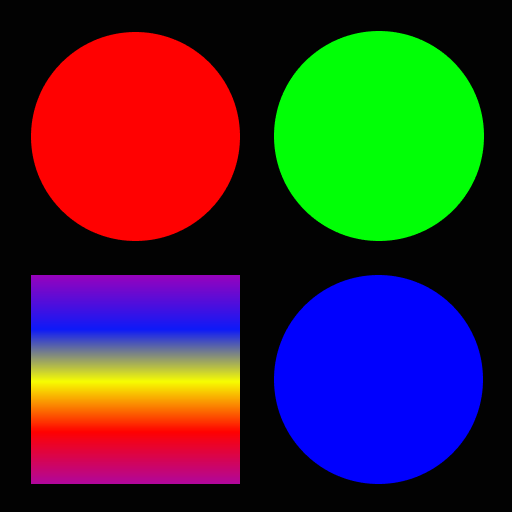
//> input picture OpenCV_6/stuff_color.png, 512 x 512 px
$ ./main   (built with g++ and OpenCV 4)
//> lines starting //> are read from the running program, lines starting //| are printed output that depends on the picture
### OpenCV_6/Util.h
// Util.h: interface for the CUtil class.
//
//////////////////////////////////////////////////////////////////////

#include <opencv2/opencv.hpp>

#if !defined(AFX_UTIL_H__3C7854E7_4EA2_4780_A97B_BBBEF2566DD6__INCLUDED_)
#define AFX_UTIL_H__3C7854E7_4EA2_4780_A97B_BBBEF2566DD6__INCLUDED_

#if _MSC_VER > 1000
#pragma once
#endif // _MSC_VER > 1000

class CUtil
{
public:
	CUtil();
	virtual ~CUtil();

	// 영상 데이터 초기화
	cv::Mat GS_createImage(cv::Size size, int nChannels);
	// [6 lines left out: function GS_createImage, not called in this run]

	// 지정한 크기 기준으로, 가로의 길이가 4의 배수에 맞게 축소/확대
	cv::Mat GS_resizeForBitmap(int resize_height, int resize_width, cv::Mat image);

	// IplImage를 HBITMAP으로 변환
	//HBITMAP GS_IplImage2Bitmap(IplImage *image);

	// cv::Mat을 OpenCV의 HighGUI와 연계하여 보기
	void GS_viewMatImage(char* title, cv::Mat image);

	// 클램핑
	int GS_clamping(int var);
	int GS_clamping(float var);
	int GS_clamping(double var);

	// 1차원 메모리 할당
	float* GS_floatAlloc1D(int length);

	// 할당한 1차원 메모리 해제
	void GS_free1D(float* data);

	// 2차원 메모리 할당
	float** GS_floatAlloc2D(int height, int width);
	double** GS_doubleAlloc2D(int height, int width);

	// 할당한 2차원 메모리 해제
	void GS_free2D(float** data, int length);
	void GS_free2D(double** data, int length);

	// 2차원을 1차원으로 변환
	float* GS_toSingleArray(float** data, int height, int width);

	// Wirth sort : not recurisive sorting algorithm by N. Devilard from N. Wirth's book
	//BYTE GS_writh_sort(BYTE *data, int length);

	// Quick Select
	//BYTE GS_quick_select(BYTE *data, int length);

	// swap
	//void GS_SWAP(BYTE *data, int x, int y);

	// quick sort
	//void GS_quick_sort(BYTE *data, int left, int right);

	// 해당 영상의 IplImage에서 명암도 공간을 2차원 배열로 가져온다.
	//void GS_getGrayFromIplImage(IplImage *src_image, BYTE ***gray, int *height, int *width);

	// BYTE, double 타입의 명암도 공간인 2차원 배열을 mat으로 변환한다.
	cv::Mat GS_gray2Mat(double** gray, int height, int width);

	// 해당 영상의 IplImage에서 RGB 컬러 공간을 2차원 배열로 가져온다.
	//void GS_getColorFromIplImage(IplImage *src_image, BYTE ***red, BYTE ***green, BYTE ***blue, int *height, int *width);

	// double 타입의 컬러 공간인 2차원 배열을 cv::Mat으로 변환한다.
	cv::Mat GS_color2Mat(double** image1, double** image2, double** image3, int height, int width);
};

#endif // !defined(AFX_UTIL_H__3C7854E7_4EA2_4780_A97B_BBBEF2566DD6__INCLUDED_)

### OpenCV_6/Pixel.h
// Pixel.h: interface for the CPixel class.
//
//////////////////////////////////////////////////////////////////////

#include <opencv2/opencv.hpp>

typedef unsigned char BYTE;

class CPixel
{
public:
	CPixel();
	virtual ~CPixel();

	// 레벨별 명암 보기
	cv::Mat GS_makeGrayBand();

	// 명암 대비 보기
	cv::Mat GS_makeContrast();

	// 밝기 조절 - 덧셈/뺄셈
	cv::Mat GS_add_constant(cv::Mat src_image, int constant );

	// 두 영상간 덧셈
	cv::Mat GS_add_image(cv::Mat src_image1, cv::Mat src_image2 );

	// 두 영상간 뺄셈
	cv::Mat GS_subtract_image(cv::Mat src_image1, cv::Mat src_image2 );

	// 명암 대비 조절 - 곱셈
	cv::Mat GS_multiple_constant(cv::Mat src_image, double scale);

	// 명암 대비 조절 - 나눗셈
	cv::Mat GS_divide_constant(cv::Mat src_image, double scale);

	// 밝기 조절 + 명암 대비 조절
	cv::Mat GS_basic_contrast_brightness(cv::Mat src_image, double contrast, int brightness );

	// 선형 결합
	cv::Mat GS_blending_effect(cv::Mat src_image1, cv::Mat src_image2, double alpha );

	// 명암도 영상의 히스토그램 생성.
	cv::Mat GS_imhist(cv::Mat img, int max_length = 256);

	// 히스토그램 평활화
	cv::Mat GS_histeq(cv::Mat src_image);

	// 히스토그램 데이터를 로그 창에 출력
	void GS_view_hist_data(cv::Mat src_image);

	// 룩업 테이블을 이용한 밝기 조절 + 명암 대비 조절
	cv::Mat GS_LUT_basic_contrast_brightness(cv::Mat src_image, double contrast, int brightness );

	// 주어진 조건에 의한 이진 영상 변환
	cv::Mat GS_threshold(cv::Mat src_image, double thresh, int threshold_type);
	cv::Mat GS_threshold(cv::Mat src_image, double thresh, double max_value, int threshold_type);

	// 적응적 경계값 설정에 의한 이진 영상 변환
	cv::Mat GS_adaptive_threshold(cv::Mat src_image, double max_value,
									 int adaptive_method, int threshold_type,
									 int block_size = 3, double C = 5);

	// 이진 영상에서의 논리 연산 - 논리 연산(logical operator) 사용
	cv::Mat GS_binary_logic(cv::Mat src_image1, cv::Mat src_image2, int logic_method);

	// 이진 영상을 명암도 영상으로 변환
	cv::Mat GS_binary2gray(cv::Mat src_image);

	// 명암도 영상에서의 논리 연산 - 비트 연산자(bitwise operator) 사용
	cv::Mat GS_gray_logic(cv::Mat src_image1, cv::Mat src_image2, int logic_method);
};

### OpenCV_6/Morph.h
// Morph.h: interface for the CMorphology class.
//
//////////////////////////////////////////////////////////////////////
//#include<opencv\cv.h>
//#include<opencv\cxcore.h>
//#include<opencv\cvaux.h>
//#include<opencv\highgui.h>
#include <opencv2/opencv.hpp>

#if !defined(AFX_MORPHOLOGY_H__31E0FBD3_42F5_40A0_A23F_FCB82C21E80E__INCLUDED_)
#define AFX_MORPHOLOGY_H__31E0FBD3_42F5_40A0_A23F_FCB82C21E80E__INCLUDED_

#if _MSC_VER > 1000
#pragma once
#endif // _MSC_VER > 1000

class CMorph
{
public:
	CMorph();
	virtual ~CMorph();

	// 침식 연산
	cv::Mat GS_erode(cv::Mat src_image, int type, int method);

	// 팽창 연산
	cv::Mat GS_dilate(cv::Mat src_image, int type, int method);

	// 열림 연산
	cv::Mat GS_opening(cv::Mat src_image, int type, int method);

	// 닫힘 연산
	cv::Mat GS_closing(cv::Mat src_image, int type, int method);

	// 탑-햇 연산
	cv::Mat GS_topHat(cv::Mat src_image, int type);

	// 탑-햇 연산 수행 결과 명암대비 증가
	cv::Mat GS_topHat_contrast(cv::Mat src_image, int type, double contrast, int brightness);

	// 웰 연산
	cv::Mat GS_well(cv::Mat src_image, int type);

	// 웰 연산 수행 결과 명암대비 증가
	cv::Mat GS_well_contrast(cv::Mat src_image, int type);

	// 모폴로지 그래디언트 연산
	cv::Mat GS_gradient(cv::Mat src_image, int type, int method);

	// 모폴로지 스무딩 연산
	cv::Mat GS_smoothing(cv::Mat src_image, int type, int method);

};

#endif // !defined(AFX_MORPHOLOGY_H__31E0FBD3_42F5_40A0_A23F_FCB82C21E80E__INCLUDED_)

### OpenCV_6/Util.cpp
/*
* Util.cpp : 유틸리티 관련 클래스
* Modified by Lee, Moon-Ho (conv2@korea.com)
* Last Modified : 2006/11/16
*/

#include "Util.h"

#ifdef _DEBUG
#undef THIS_FILE
static char THIS_FILE[] = __FILE__;
#define new DEBUG_NEW
#endif

//////////////////////////////////////////////////////////////////////
// Construction/Destruction
//////////////////////////////////////////////////////////////////////

CUtil::CUtil()
{

}

CUtil::~CUtil()
{

}


// 2차원을 1차원으로 변환
// [73 lines left out: functions GS_toSingleArray, GS_floatAlloc2D, GS_doubleAlloc2D, GS_free2D, GS_free2D, GS_floatAlloc1D and 1 more, not called in this run]

cv::Mat CUtil::GS_createImage(cv::Size size, int nChannels)
{
	uchar type = ((nChannels - 1) << 3) + 0;
	cv::Mat dst_image = cv::Mat(size, type);
	return dst_image;
}

// 지정한 크기 기준으로, 가로의 길이가 4의 배수에 맞게 축소/확대
// [116 lines left out: functions GS_resizeForBitmap, GS_viewMatImage, GS_clamping, GS_clamping, GS_clamping, GS_gray2Mat and 1 more, not called in this run]

### OpenCV_6/Pixel.cpp
/*
 * Pixel.cpp : Pixel Processing Class
 * Modified by Lee, Moon-Ho (conv2@korea.com), 2006/12/20
 * Additionally modified by Jung, Jin-Woo
 * Last Modified : 2015/03/27
 */

#include "Pixel.h"
#define cvQueryHistValue_1D( hist, idx0 ) cvGetReal1D((hist)->bins, (idx0))


//////////////////////////////////////////////////////////////////////
// Construction/Destruction
//////////////////////////////////////////////////////////////////////

CPixel::CPixel()
{

}

CPixel::~CPixel()
{

}

// Logical operation with two gray-scale images - bitwise operator
// Input: two 8bit gray-scale images + bitwise operator (AND 0, NAND 1, OR 2, NOR 3, XOR 4, Difference 5)
// [125 lines left out: functions GS_gray_logic, GS_binary_logic, GS_binary2gray, not called in this run]


// Binarization by adaptive thresholding
/* Input:
src – Source 8-bit single-channel image.
dst – Destination image of the same size and the same type as src .
maxValue – Non-zero value assigned to the pixels for which the condition is satisfied.
adaptive_method – Adaptive thresholding algorithm to use, ADAPTIVE_THRESH_MEAN_C or ADAPTIVE_THRESH_GAUSSIAN_C.
thresholdType – Thresholding type that must be either THRESH_BINARY or THRESH_BINARY_INV. Check ThresholdTypes
blockSize – Size of a pixel (default 5)
C - Constant subtracted from the mean or weighted mean (default 5)
*/
// [10 lines left out: function GS_adaptive_threshold, not called in this run]

// Binarization by thresholding
/* Input:
src – Source 8-bit single-channel image.
dst – Destination image of the same size and the same type as src .
maxValue – Non-zero value assigned to the pixels for which the condition is satisfied.
thresh - Thr eshold value to be checked
thresholdType – Thresholding type that must be either THRESH_BINARY or THRESH_BINARY_INV. Check ThresholdTypes
*/
// [234 lines left out: functions GS_threshold, GS_threshold, GS_LUT_basic_contrast_brightness, GS_histeq, GS_view_hist_data, GS_imhist and 5 more, not called in this run]

// subtraction with two images
// Input: any two images
cv::Mat CPixel::GS_subtract_image(cv::Mat src_image1, cv::Mat src_image2 )
{
	cv::Mat dst_image;

	cv::subtract(src_image1, src_image2, dst_image);

	return dst_image;
}

// Brightness adjustment (constant addition)
// Input: any image
// [51 lines left out: functions GS_add_constant, GS_makeGrayBand, GS_makeContrast, not called in this run]

### OpenCV_6/Morph.cpp
// Morph.cpp: implementation of the CMorphology class.
//
//////////////////////////////////////////////////////////////////////


#include "Morph.h"
#include "Pixel.h"
#include "Util.h"

#ifdef _DEBUG
#undef THIS_FILE
static char THIS_FILE[] = __FILE__;
#define new DEBUG_NEW
#endif

//////////////////////////////////////////////////////////////////////
// Construction/Destruction
//////////////////////////////////////////////////////////////////////

CMorph::CMorph()
{

}

CMorph::~CMorph()
{

}

// 모폴로지 스무딩 연산
// [337 lines left out: functions GS_smoothing, GS_gradient, GS_well_contrast, GS_well, GS_topHat_contrast, GS_topHat and 2 more, not called in this run]

// 팽창 연산

cv::Mat CMorph::GS_dilate(cv::Mat src_image, int type, int method)
{
	CPixel cPixel;
	CUtil cUtil;
	cv::Mat tmp_image;

	// 초기화
	cv::Mat dst_image = cUtil.GS_createImage(src_image.size(), src_image.channels());
	if (dst_image.channels() != 1) return dst_image;

	// 이진 영상으로 변환
	if (method == 0)
	{
		double threshold = 255.0;
		double max_value = 255.0;
		int threshold_type = cv::THRESH_OTSU;

		// otsu 알고리즘을 이용한 이진 영상 변환
		cv::Mat binary_image = cPixel.GS_threshold(src_image, threshold,
			max_value, threshold_type);
		// 이진 영상 변환 결과 복사
		tmp_image = binary_image.clone();

		binary_image.release();
	}
	// 명암도 영상이면 복사
	else if (method == 1)
	{
		tmp_image = src_image.clone();
	}

	// 구조화 요소 생성
	cv::Mat kernel = cv::getStructuringElement(type, cv::Size(11, 11), cv::Point(5, 5));

	// 팽창 연산
	cv::dilate(tmp_image, dst_image, kernel);

	// 할당한 메모리 해제
	tmp_image.release();
	kernel.release();

	return dst_image;
}

// 침식 연산
cv::Mat CMorph::GS_erode(cv::Mat src_image, int type, int method)
{
	CPixel cPixel;
	CUtil cUtil;
	cv::Mat tmp_image;

	// 초기화
	cv::Mat dst_image = cUtil.GS_createImage(src_image.size(), src_image.channels());
	if (dst_image.channels() != 1) return dst_image;

	// 이진 영상으로 변환
	if (method == 0)
	{
		double threshold = 255.0;
		double max_value = 255.0;
		int threshold_type = cv::THRESH_OTSU;

		// otsu 알고리즘을 이용한 이진 영상 변환
		cv::Mat binary_image = cPixel.GS_threshold(src_image, threshold,
			max_value, threshold_type);

		// 이진 영상 변환 결과 복사
		tmp_image = binary_image.clone();

		binary_image.release();
	}
	// 명암도 영상이면 복사
	else if (method == 1)
	{
		tmp_image = src_image.clone();
	}

	// 구조화 요소 생성
	cv::Mat kernel = cv::getStructuringElement(type, cv::Size(11, 11), cv::Point(5, 5));

	// 침식 연산
	cv::erode(tmp_image, dst_image, kernel);

	// 할당한 메모리 해제
	tmp_image.release();
	kernel.release();

	return dst_image;
}

### OpenCV_6/main.cpp
#include <opencv2/opencv.hpp>
#include "Morph.h"
#include "Pixel.h"

using namespace cv;

int main()
{
	Mat stuff_color = imread("./stuff_color.png", 0);
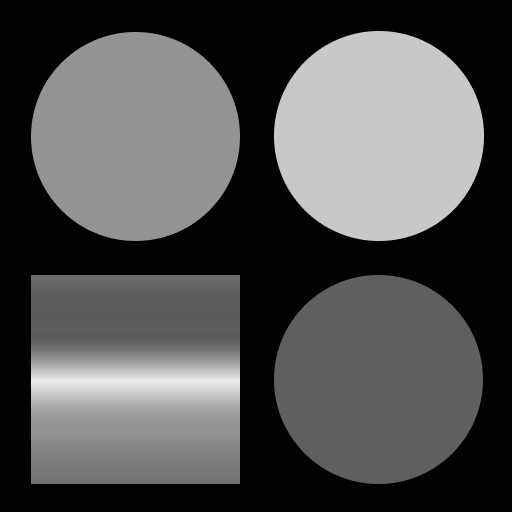
//> stuff_color: 512 rows x 512 cols, CV_8UC1; min 0, max 236, mean 81.6
	imwrite("./result/stuff_color_gray.png", stuff_color);

	Mat rice = imread("./rice.png", 0);
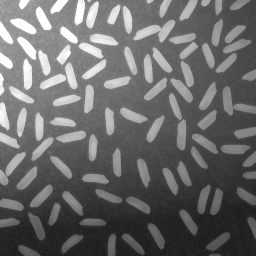
//> input picture OpenCV_6/rice.png, 256 x 256 px
//> rice is the input picture: 256 rows x 256 cols, CV_8UC1; min 28, max 255, mean 105.6

	Mat result;

	CMorph cMorph;

	Mat stuff_color_erode = cMorph.GS_erode(stuff_color, MORPH_ELLIPSE, 1);
//> in GS_erode, `cv::erode(tmp_image, dst_image, kernel);`:
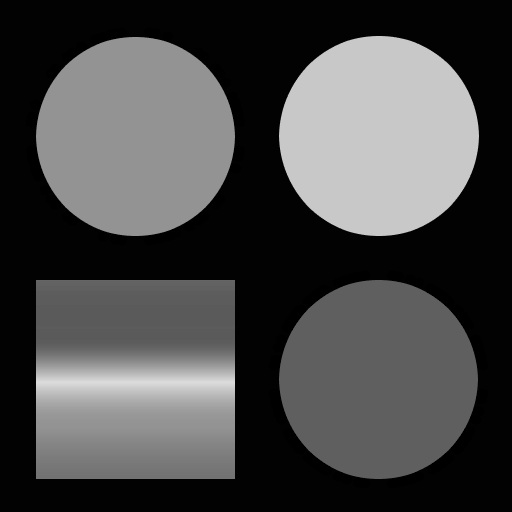
//> dst_image: 512 rows x 512 cols, CV_8UC1; min 0, max 219, mean 73.2
	imshow("result", stuff_color_erode);
	waitKey();
	imwrite("./result/1-1.png", stuff_color_erode);

	Mat rice_erode = cMorph.GS_erode(rice, MORPH_ELLIPSE, 1);
//> call 2 of GS_erode, with type = 2, method = 1
//> in GS_erode (call 2), `cv::erode(tmp_image, dst_image, kernel);`:
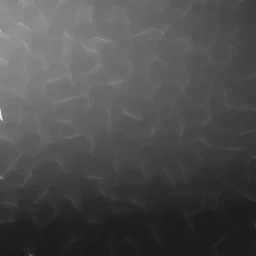
//> dst_image: 256 rows x 256 cols, CV_8UC1; min 28, max 229, mean 77.1
	imshow("result", rice_erode);
	waitKey();
	imwrite("./result/1-2.png", rice_erode);

	Mat stuff_color_dilate = cMorph.GS_dilate(stuff_color_erode, MORPH_ELLIPSE, 1);
	imshow("result", stuff_color_dilate);
	waitKey();
	imwrite("./result/2-1.png", stuff_color_dilate);

	Mat rice_dilate = cMorph.GS_dilate(rice_erode, MORPH_ELLIPSE, 1);
	imshow("result", rice_dilate);
	waitKey();
	imwrite("./result/2-2.png", rice_dilate);

	CPixel cPixel;

	Mat stuff_color_subtracted = cPixel.GS_subtract_image(stuff_color, stuff_color_dilate);
	imshow("result", stuff_color_subtracted);
	waitKey();
	imwrite("./result/3-1.png", stuff_color_subtracted);

	Mat rice_subtracted = cPixel.GS_subtract_image(rice, rice_dilate);
//> in GS_subtract_image (call 2), `cv::subtract(src_image1, src_image2, dst_image);`:
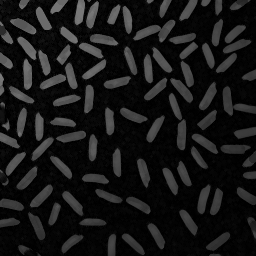
//> dst_image: 256 rows x 256 cols, CV_8UC1; min 0, max 125, mean 22.7
	imshow("result", rice_subtracted);
	waitKey();
	imwrite("./result/3-2.png", rice_subtracted);

	return 0;
}
